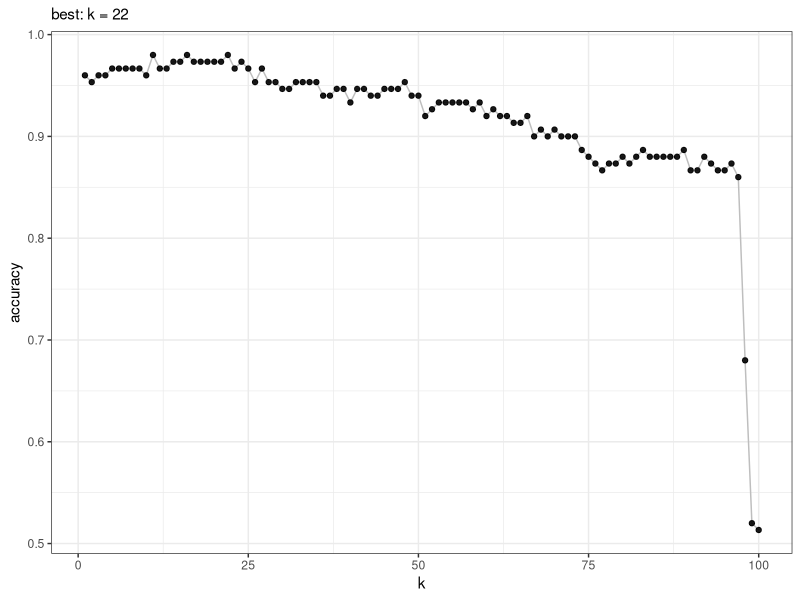

This figure's R source: (Note: this script raises an error after producing the figure.)
# A function to perform LOOCV for k-Nearest Neighbors
# knn_loocv(x, y, k): do loocv at each value of k, parse results

library(tidyverse)
library(class)

# leave_one_out() trains & predicts a single obs
leave_one_out <- function(i, x, y, k) {
  class::knn(x[-i, ], x[i, ], cl = y[-i], k = k)
}

# knn_loocv() - do loocv for a given k
# Predicts each observation by 
# accuracy is the sum of correct class / total
knn_loocv <- function(x, y, k) {
  predictions <- map_int(seq(nrow(x)), ~ leave_one_out(.x, x, y, k))
  accuracy <- sum(diag(table(predictions, y))) / length(y)
  return(list(k = k, accuracy = accuracy, predictions = predictions))
}

# knn_loocv() does loocv to tune the k hyperparameter for k-Nearest Neighbors. Input a vector of k values to test.
tune_knn_loocv <- function(x, y, k_vector = NULL) {
  if(is.null(k_vector)) k_vector <- seq(1, 10, 2)
  # do the loocv for each k, rearrange results to tibble
  results <- map(k_vector, ~ knn_loocv(x, y, k=.x)) %>% 
    transpose() %>% as_tibble() %>%
    unnest(cols = c(k, accuracy))

  best_tune <- results %>% 
    filter(accuracy == max(accuracy)) %>% 
    slice_tail(n = 1) %>% 
    pull(k)
  return(list(best_tune = best_tune, results = results))
}

# plotting function for knn_cv object from knn_loocv
plot_knn_cv <- function(tune_loocv) {
  ggplot(tune_loocv$result,
         aes(x = k, y = accuracy)) +
    geom_path(color = 'gray') +
    geom_point(alpha = 0.9) + 
    theme_bw() +
    labs(subtitle = paste('best: k =', tune_loocv$best_tune))
}

###

loocv_result <- knn_loocv(x = iris %>% select(-Species),
          y = iris$Species,
          k = 50)
tune_result <- tune_knn_loocv(x = iris %>% select(-Species),
               y = iris$Species,
               k = 1:100)
plot_knn_cv(tune_result)

library(palmerpenguins)
library(skimr)

# example KNN on penguins data
glimpse(palmerpenguins::penguins)

penguins2 <- palmerpenguins::penguins %>%
  # drop non-measuremnent data; keep species as class labels
  select(-c(island, year)) %>%
  # drop any rows missing data
  filter(across(everything(), ~ !is.na(.x))) %>%
  # standardize everything
  mutate(across(where(is.numeric), ~ (.x - mean(.x)) / sd(.x))) %>%
  mutate(sex = ifelse(sex == 'male', 1, 0))

skimr::skim(penguins2)
X <- penguins2 %>% select(-c(species))
Y <- as.integer(penguins2$species)
cv <- knn_loocv(X, Y, K = seq(1, 50, 2))
plot_knn_cv(cv)


i <- 1
k <- 20
class::knn(train = x[-i, ], test = x[i, ], cl = y[-i], k = k)

# predict each observation by leave one out
predictions <- map_int(seq(nrow(x)), ~ leave_one_out(.x, x, y, k))
# accuracy is the sum of correct classifications / total
accuracy <- sum(diag(table(predictions, y))) / length(y)
accuracy
